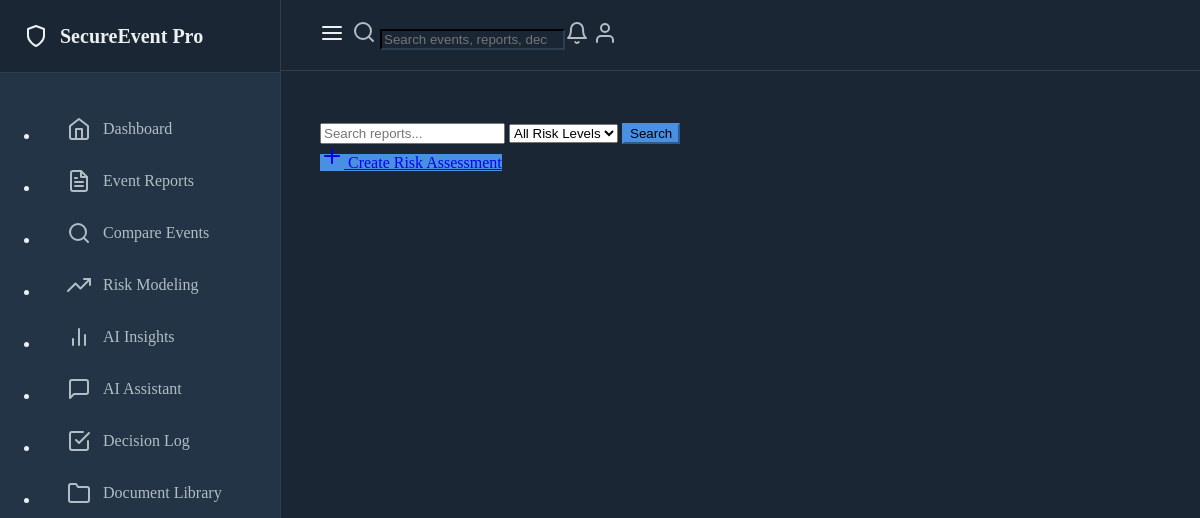
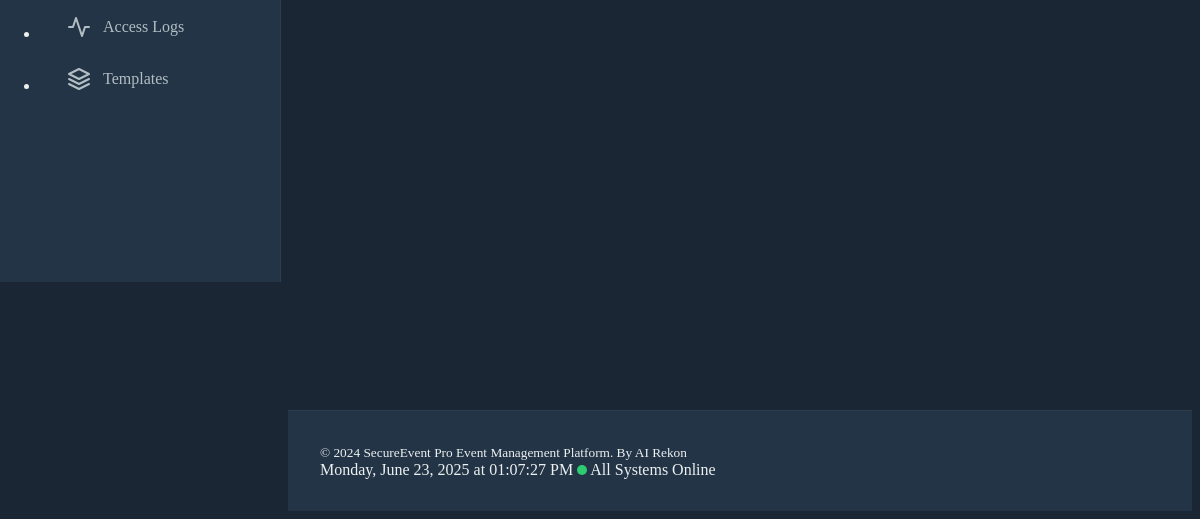
Before: /view-all-events with the older database file (2 pictures, top to bottom).
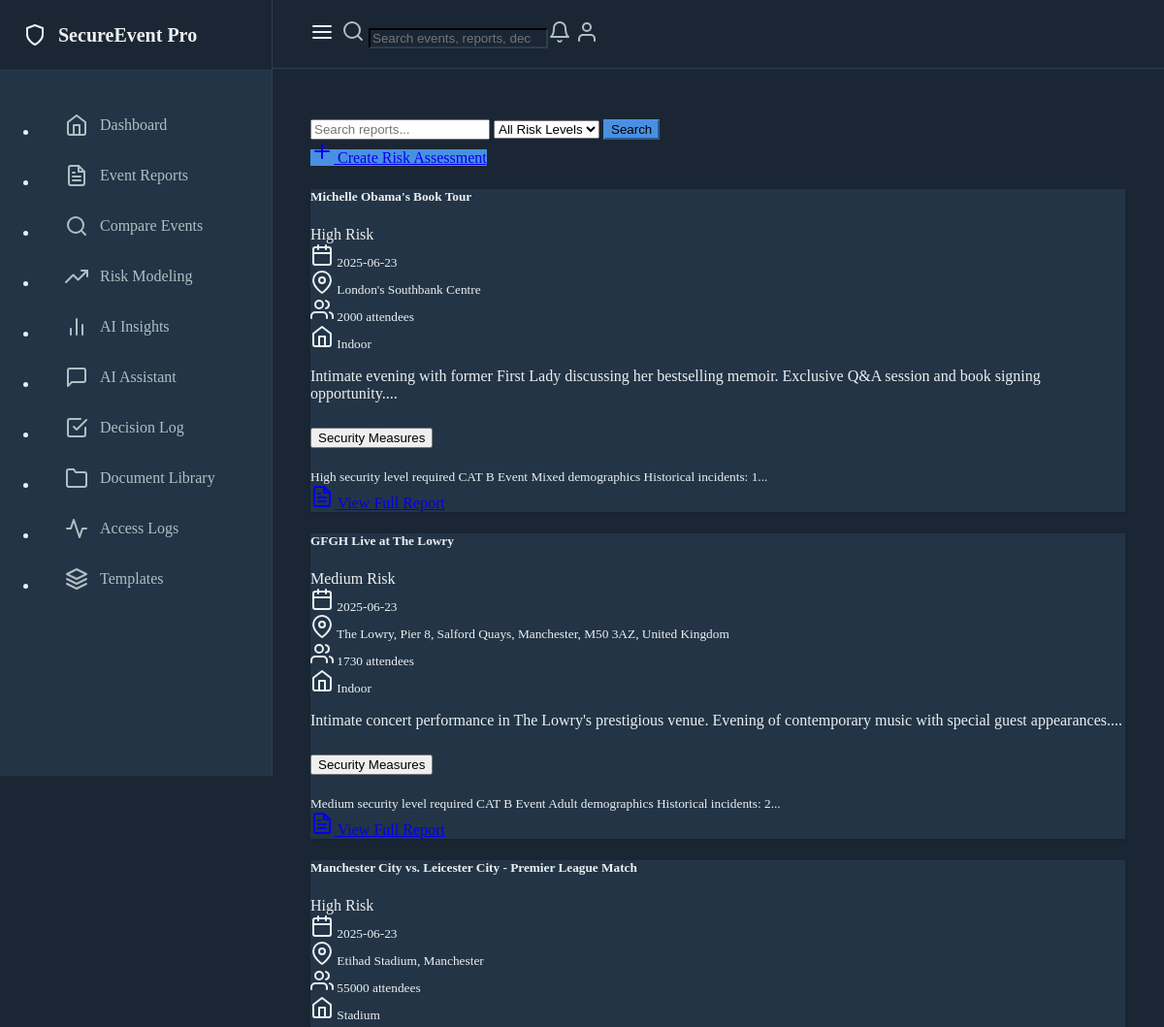
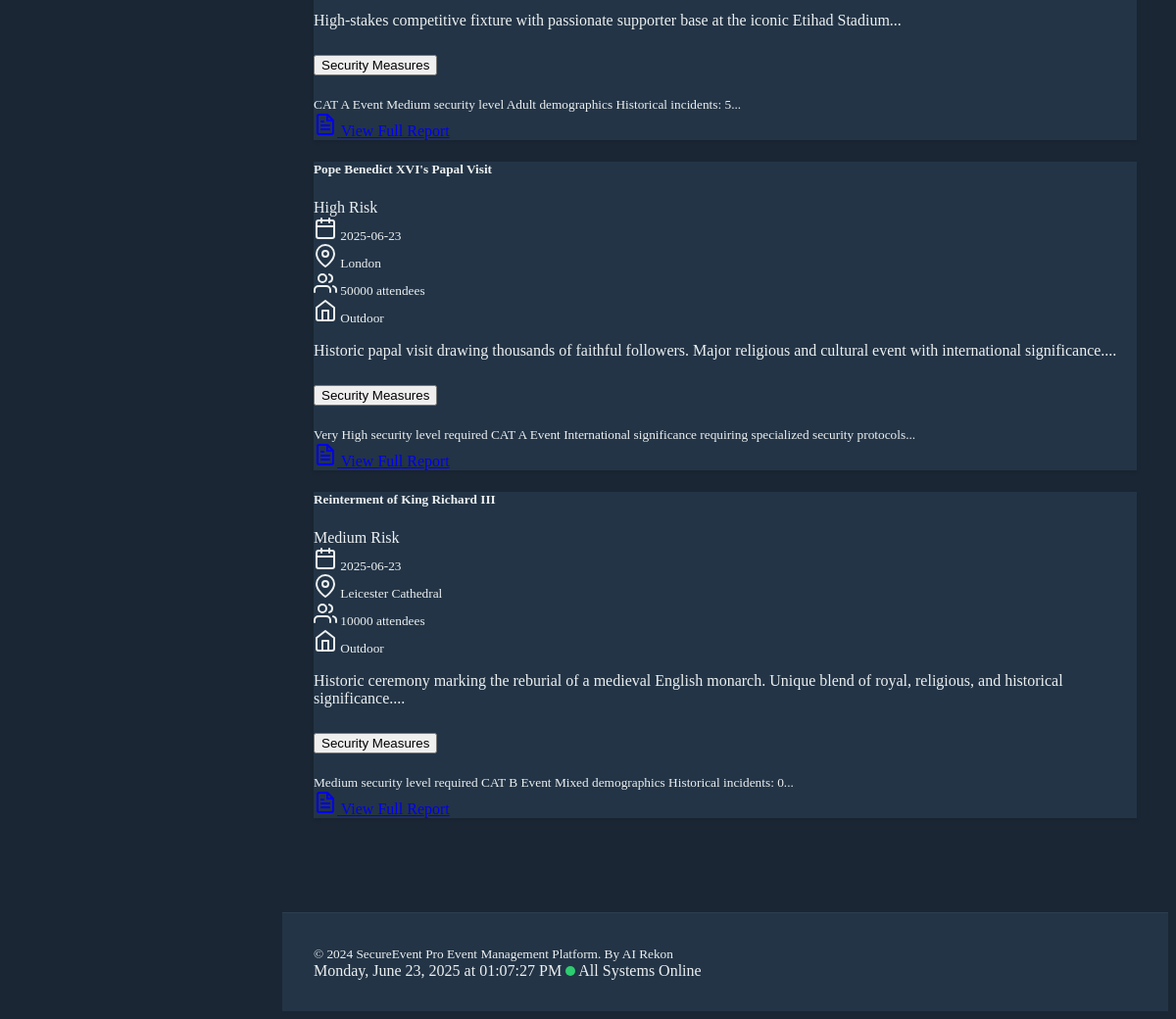
After: the same page with the newer database file (2 pictures, top to bottom).
### models.py (models this page shows)
class EventReport(db.Model):
    id = db.Column(db.Integer, primary_key=True)
    title = db.Column(db.String(200), nullable=False)
    date = db.Column(db.DateTime, nullable=False)
    location = db.Column(db.String(200), nullable=False)
    description = db.Column(db.Text, nullable=False)
    risk_level = db.Column(db.String(50), nullable=False)
    incident_type = db.Column(db.String(100), nullable=False)
    created_at = db.Column(db.DateTime, default=datetime.utcnow)
    venue_type = db.Column(db.String(50))
    security_staff_count = db.Column(db.Integer, default=0)
    security_staff_roles = db.Column(db.JSON, default=dict)
    incidents_reported = db.Column(db.Integer, default=0)
    incident_summary = db.Column(db.Text)
    attendance = db.Column(db.Integer)
    security_measures = db.Column(db.Text)
    incident_response = db.Column(db.Text)
    lessons_learned = db.Column(db.Text)
    recommendations = db.Column(db.Text)
    security_protocols = db.Column(db.Text)
    emergency_response_plan = db.Column(db.Text)
    post_event_analysis = db.Column(db.Text)
    activity_logs = db.relationship('ActivityLog', backref='event_report', lazy=True)
    estimated_risk_level = db.Column(db.String(50))
    risk_assessments = db.relationship('RiskAssessment', backref='event_report', lazy=True)

### routes.py (the view)
@app.route("/view-all-events")
def view_all_events():
    events = EventReport.query.all()
    return render_template("index.html", reports=events)

### routes.py (called while the page is built)
@app.before_request
def before_request():
    g.start_time = datetime.utcnow()
    g.activity_log = None

@app.after_request
def after_request(response):
    if hasattr(g, "activity_log") and g.activity_log:
        end_activity_tracking(g.activity_log)
    return response

### templates/index.html (shortened to what this page needs)
{% extends "base.html" %}
{% block content %}
<div class="row mb-4">
    <div class="col-md-12">
        <div class="d-flex align-items-center gap-3">
            <form class="d-flex gap-2 flex-grow-1">
                <input type="text" name="search" class="form-control" placeholder="Search reports..." value="{{ request.args.get('search', '') }}">
                <select name="risk_level" class="form-select" style="width: auto;">
                    <option value="">All Risk Levels</option>
                </select>
                <button type="submit" class="btn btn-primary">Search</button>
            </form>
            <a href="{{ url_for('create_risk_assessment') }}" class="btn btn-primary">
                <i data-feather="plus" class="feather-sm me-1"></i>
                Create Risk Assessment
            </a>
        </div>
    </div>
</div>
<div class="row">
    {% for report in reports %}
    <div class="col-md-6 mb-4">
        <div class="card h-100">
            <div class="card-header d-flex justify-content-between align-items-center">
                <h5 class="card-title mb-0">{{ report.title }}</h5>
                <span class="badge bg-{{ 'danger' if report.risk_level == 'High' else 'warning' if report.risk_level == 'Medium' else 'success' }}">
                    {{ report.risk_level }} Risk
                </span>
            </div>
            <div class="card-body">
                <div class="mb-3">
                    <small class="text-muted">
                        <i data-feather="calendar" class="feather-sm me-1"></i> {{ report.date.strftime('%Y-%m-%d') }}<br>
                        <i data-feather="map-pin" class="feather-sm me-1"></i> {{ report.location }}<br>
                        <i data-feather="users" class="feather-sm me-1"></i> {{ report.attendance if report.attendance else 'Not recorded' }} attendees<br>
                        <i data-feather="home" class="feather-sm me-1"></i> {{ report.venue_type if report.venue_type else 'Venue type not specified' }}
                    </small>
                </div>
                <p class="card-text">{{ report.description[:150] }}...</p>
                {% if report.security_measures or report.lessons_learned %}
                <div class="mt-3">
                    <div class="accordion" id="insights{{ report.id }}">
                        {% if report.security_measures %}
                        <div class="accordion-item">
                            <h2 class="accordion-header">
                                <button class="accordion-button collapsed" type="button" data-bs-toggle="collapse" data-bs-target="#security{{ report.id }}">
                                    Security Measures
                                </button>
                            </h2>
                            <div id="security{{ report.id }}" class="accordion-collapse collapse" data-bs-parent="#insights{{ report.id }}">
                                <div class="accordion-body">
                                    <small>{{ report.security_measures[:200] }}...</small>
                                </div>
                            </div>
                        </div>
                        {% endif %}
                    </div>
                </div>
                {% endif %}
                <div class="mt-3">
                    <a href="{{ url_for('view_report', report_id=report.id) }}" class="btn btn-secondary btn-sm">
                        <i data-feather="file-text" class="feather-sm"></i> View Full Report
                    </a>
                </div>
            </div>
        </div>
    </div>
    {% endfor %}
</div>
{% endblock %}

### templates/base.html (shortened to what this page needs)
<!DOCTYPE html>
<html lang="en" data-bs-theme="dark">
<head>
    <link href="https://cdn.replit.com/agent/bootstrap-agent-dark-theme.min.css" rel="stylesheet">
    <link href="https://cdn.jsdelivr.net/npm/feather-icons/dist/feather.min.css" rel="stylesheet">
</head>
<body>
    <div class="sidebar" id="sidebar">
        <div class="sidebar-header">
            <a href="/" class="sidebar-brand">
                <i data-feather="shield"></i>
                <span>SecureEvent Pro</span>
            </a>
        </div>
        <nav class="sidebar-nav">
            <ul class="nav flex-column">
                <li class="nav-item">
                    <a class="nav-link {{ 'active' if request.endpoint == 'dashboard' }}" href="{{ url_for('dashboard') }}">
                        <i data-feather="home"></i>
                        <span>Dashboard</span>
                    </a>
                </li>
                <li class="nav-item">
                    <a class="nav-link {{ 'active' if request.endpoint == 'index' }}" href="{{ url_for('index') }}">
                        <i data-feather="file-text"></i>
                        <span>Event Reports</span>
                    </a>
                </li>
                <li class="nav-item">
                    <a class="nav-link {{ 'active' if request.endpoint == 'comparative_search' }}" href="{{ url_for('comparative_search') }}">
                        <i data-feather="search"></i>
                        <span>Compare Events</span>
                    </a>
                </li>
                <li class="nav-item">
                    <a class="nav-link {{ 'active' if request.endpoint == 'modeling' }}" href="{{ url_for('modeling') }}">
                        <i data-feather="trending-up"></i>
                        <span>Risk Modeling</span>
                    </a>
                </li>
                <li class="nav-item">
                    <a class="nav-link {{ 'active' if request.endpoint == 'insights' }}" href="{{ url_for('insights') }}">
                        <i data-feather="bar-chart-2"></i>
                        <span>AI Insights</span>
                    </a>
                </li>
                <li class="nav-item">
                    <a class="nav-link {{ 'active' if request.endpoint == 'chat' }}" href="{{ url_for('chat') }}">
                        <i data-feather="message-square"></i>
                        <span>AI Assistant</span>
                    </a>
                </li>
                <li class="nav-item">
                    <a class="nav-link {{ 'active' if request.path == url_for('decision_log') }}" href="{{ url_for('decision_log') }}">
                        <i data-feather="check-square"></i>
                        <span>Decision Log</span>
                    </a>
                </li>
                <li class="nav-item">
                    <a class="nav-link {{ 'active' if request.path == url_for('document_library') }}" href="{{ url_for('document_library') }}">
                        <i data-feather="folder"></i>
                        <span>Document Library</span>
                    </a>
                </li>
                <li class="nav-item">
                    <a class="nav-link {{ 'active' if request.path == url_for('view_access_logs') }}" href="{{ url_for('view_access_logs') }}">
                        <i data-feather="activity"></i>
                        <span>Access Logs</span>
                    </a>
                </li>
                <li class="nav-item">
                    <a class="nav-link {{ 'active' if request.endpoint == 'list_templates' }}" href="{{ url_for('list_templates') }}">
                        <i data-feather="layers"></i>
                        <span>Templates</span>
                    </a>
                </li>
            </ul>
        </nav>
    </div>
    <div class="flex-grow-1">
        <header class="top-header" id="topHeader">
            <button class="sidebar-toggle-btn" id="sidebarToggle">
                <i data-feather="menu"></i>
            </button>
            <div class="header-search flex-grow-1 mx-3 mx-md-4">
                <form class="d-flex" role="search">
                    <div class="input-group">
                        <span class="input-group-text bg-transparent border-end-0" id="search-addon"><i data-feather="search"></i></span>
                        <input class="form-control border-start-0" type="search" placeholder="Search events, reports, decisions..." aria-label="Search" aria-describedby="search-addon">
                    </div>
                </form>
            </div>
            <div class="header-actions d-flex align-items-center gap-3">
                <a href="#" class="nav-link"><i data-feather="bell"></i></a>
                <a href="#" class="nav-link"><i data-feather="user"></i></a>
            </div>
        </header>
        <main class="main-content" id="mainContent">
            {% block content %}{% endblock %}
        </main>
        <footer class="footer" id="footer">
            <div class="container-fluid d-flex justify-content-between align-items-center">
                <small>&copy; 2024 SecureEvent Pro Event Management Platform. By AI Rekon </small>
                <div class="d-flex align-items-center gap-3">
                    <span id="current-date-time"></span>
                    <span class="status-indicator"></span>
                    <span>All Systems Online</span>
                </div>
            </div>
        </footer>
    </div>
</body>
</html>

### templates/base.html (style rules this page uses)
:root { --primary-color: #4A90E2; --secondary-color: #2C3E50; --accent-color: #3498DB; --background-dark: #1A2634; --card-bg: #233446; --text-primary: #ECF0F1; --text-secondary: #B2BEC3; }
body { background-color: var(--background-dark); color: var(--text-primary); }
.card { background-color: var(--card-bg); border-color: var(--secondary-color); }
.btn-primary { background-color: var(--primary-color); border-color: var(--primary-color); }
.footer { background-color: var(--card-bg); border-color: var(--secondary-color); }
.nav-link { font-weight: 500; }
.footer { margin-top: 4rem; margin-left: 280px; padding: 2rem; background: var(--card-bg); border-top: 1px solid var(--secondary-color); transition: margin-left 0.3s ease; }
.sidebar-toggle-btn { background: none; border: none; color: var(--text-primary); font-size: 1.25rem; padding: 0.5rem; cursor: pointer; border-radius: 4px; transition: background-color 0.2s ease; }
.main-content { min-height: calc(100vh - 280px); padding: 2rem 0; margin-left: 280px; transition: margin-left 0.3s ease; }
.sidebar { position: fixed; top: 0; left: 0; height: 100vh; width: 280px; background-color: var(--card-bg); border-right: 1px solid var(--secondary-color); z-index: 1000; overflow-y: auto; transition: all 0.3s ease; }
.sidebar-header { padding: 1.5rem; border-bottom: 1px solid var(--secondary-color); background-color: var(--background-dark); }
.sidebar-brand { display: flex; align-items: center; gap: 0.75rem; font-size: 1.25rem; font-weight: 600; color: var(--text-primary); text-decoration: none; }
.sidebar-nav { padding: 1rem 0; }
.sidebar-nav .nav-item { margin-bottom: 0.25rem; }
.sidebar-nav .nav-link { display: flex; align-items: center; gap: 0.75rem; padding: 0.75rem 1.5rem; color: var(--text-secondary); text-decoration: none; transition: all 0.2s ease; border-left: 3px solid transparent; white-space: nowrap; }
.header-search .form-control { background-color: var(--background-dark); border-color: var(--secondary-color); color: var(--text-primary); }
.header-search .input-group-text { border-color: var(--secondary-color); color: var(--text-secondary); }
.header-actions .nav-link { color: var(--text-secondary); }
.status-indicator { display: inline-block; width: 10px; height: 10px; background-color: #2ECC71; border-radius: 50%; animation: pulse 2s infinite; }
.top-header { position: fixed; top: 0; left: 280px; right: 0; height: 70px; background-color: var(--background-dark); border-bottom: 1px solid var(--secondary-color); z-index: 999; display: flex; align-items: center; padding: 0 2rem; transition: left 0.3s ease; }
.main-content { margin-top: 70px; margin-left: 280px; min-height: calc(100vh - 70px); padding: 2rem; transition: margin-left 0.3s ease; }
.card { border: 1px solid var(--bs-border-color); box-shadow: 0 2px 4px rgba(0, 0, 0, 0.1); }
.badge { font-weight: 500; }

Changed rows visible on the page:
added EventReport: title "Michelle Obama's Book Tour", risk_level "High", date "2025-06-23", location "London's Southbank Centre", attendance "2000", venue_type "Indoor", description "Intimate evening with former First Lady discussing her bestselling memoir. Exclusive Q&A session and book signing opportunity.", security_measures "High security level required CAT B Event Mixed demographics Historical incidents: 1"
added EventReport: title "GFGH Live at The Lowry", risk_level "Medium", date "2025-06-23", location "The Lowry, Pier 8, Salford Quays, Manchester, M50 3AZ, United Kingdom", attendance "1730", venue_type "Indoor", description "Intimate concert performance in The Lowry's prestigious venue. Evening of contemporary music with special guest appearances.", security_measures "Medium security level required CAT B Event Adult demographics Historical incidents: 2"
added EventReport: title "Manchester City vs. Leicester City - Premier League Match", risk_level "High", date "2025-06-23", location "Etihad Stadium, Manchester", attendance "55000", venue_type "Stadium", description "High-stakes competitive fixture with passionate supporter base at the iconic Etihad Stadium", security_measures "CAT A Event Medium security level Adult demographics Historical incidents: 5"
added EventReport: title "Pope Benedict XVI's Papal Visit", risk_level "High", date "2025-06-23", location "London", attendance "50000", venue_type "Outdoor", description "Historic papal visit drawing thousands of faithful followers. Major religious and cultural event with international significance.", security_measures "Very High security level required CAT A Event International significance requiring specialized security protocols"
added EventReport: title "Reinterment of King Richard III", risk_level "Medium", date "2025-06-23", location "Leicester Cathedral", attendance "10000", venue_type "Outdoor", description "Historic ceremony marking the reburial of a medieval English monarch. Unique blend of royal, religious, and historical significance.", security_measures "Medium security level required CAT B Event Mixed demographics Historical incidents: 0"
